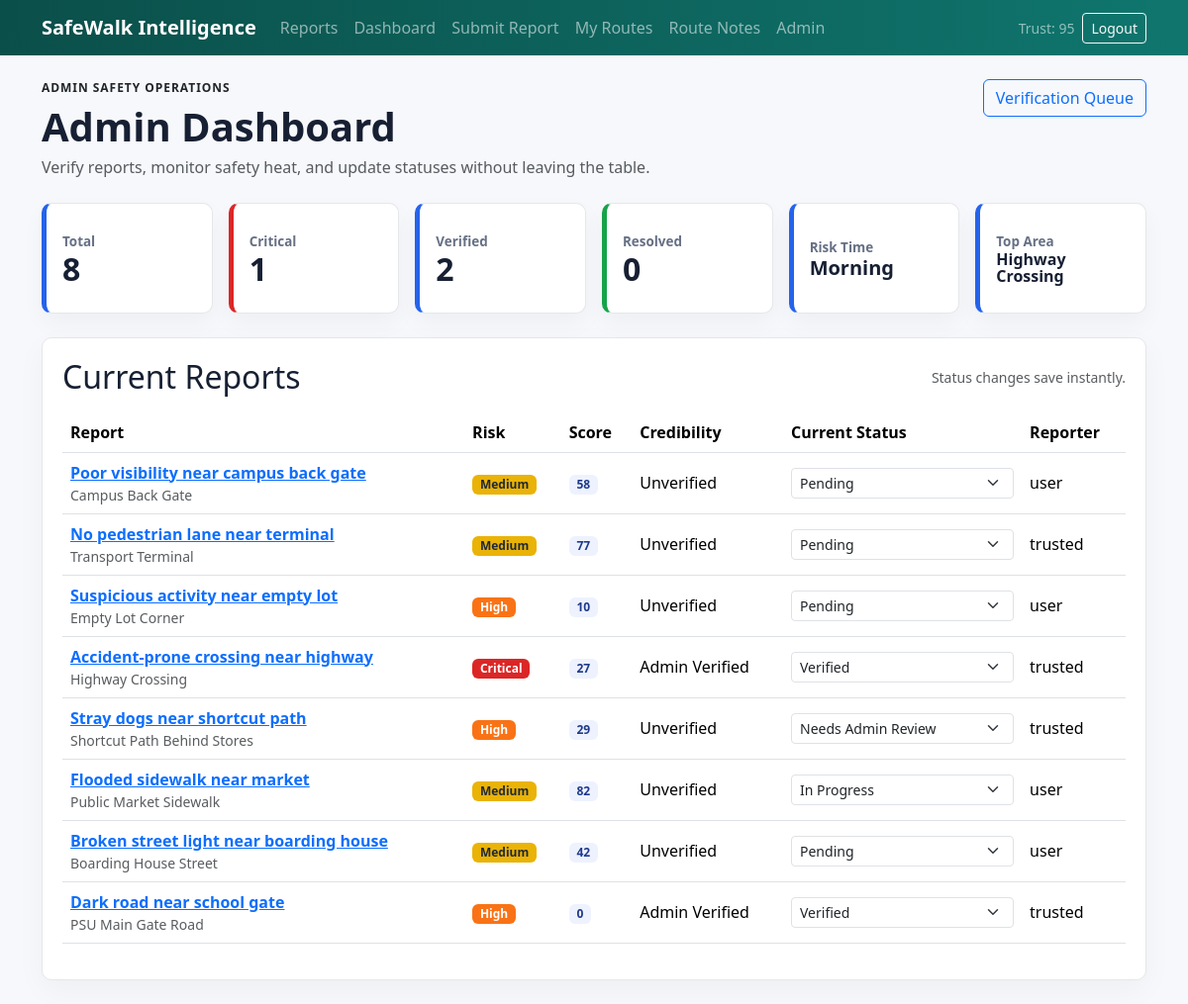
/admin-dashboard/ (signed in), run on the app's committed database.
### accounts/models.py (models this page shows, shortened)
class UserProfile(models.Model):
    ROLE_USER = "user"
    ROLE_TRUSTED = "trusted_reporter"
    ROLE_ADMIN = "admin"
    ROLE_CHOICES = [
        (ROLE_USER, "Regular User"),
        (ROLE_TRUSTED, "Trusted Reporter"),
        (ROLE_ADMIN, "Admin"),
    ]
    user = models.OneToOneField(
        settings.AUTH_USER_MODEL,
        on_delete=models.CASCADE,
        related_name="profile",
    )
    role = models.CharField(max_length=32, choices=ROLE_CHOICES, default=ROLE_USER)
    trust_score = models.PositiveIntegerField(
        default=50,
        validators=[MinValueValidator(0), MaxValueValidator(100)],
    )
    created_at = models.DateTimeField(auto_now_add=True)
    updated_at = models.DateTimeField(auto_now=True)
    class Meta:
        ordering = ["-trust_score", "user__username"]

### reports/models.py (models this page shows, shortened)
class SafetyReport(models.Model):
    class Category(models.TextChoices):
        DARK_AREA = "dark_area", "Dark Area"
        BROKEN_STREET_LIGHT = "broken_street_light", "Broken Street Light"
        FLOODED_ROAD = "flooded_road", "Flooded Road"
        STRAY_DOGS = "stray_dogs", "Stray Dogs"
        ACCIDENT_PRONE = "accident_prone_area", "Accident-Prone Area"
        SUSPICIOUS_ACTIVITY = "suspicious_activity", "Suspicious Activity"
        BROKEN_SIDEWALK = "broken_sidewalk", "Broken Sidewalk"
        UNSAFE_SHORTCUT = "unsafe_shortcut", "Unsafe Shortcut"
        HARASSMENT_CONCERN = "harassment_concern", "Harassment Concern"
        POOR_VISIBILITY = "poor_visibility", "Poor Visibility"
        NO_PEDESTRIAN_LANE = "no_pedestrian_lane", "No Pedestrian Lane"
        OTHER = "other", "Other"
    class RiskLevel(models.TextChoices):
        LOW = "low", "Low"
        MEDIUM = "medium", "Medium"
        HIGH = "high", "High"
        CRITICAL = "critical", "Critical"
    class Status(models.TextChoices):
        PENDING = "pending", "Pending"
        VERIFIED = "verified", "Verified"
        IN_PROGRESS = "in_progress", "In Progress"
        RESOLVED = "resolved", "Resolved"
        REJECTED = "rejected", "Rejected"
        NEEDS_REVIEW = "needs_admin_review", "Needs Admin Review"
    class LightingCondition(models.TextChoices):
        BRIGHT = "bright", "Bright"
        MODERATE = "moderate", "Moderate"
        DIM = "dim", "Dim"
        NO_LIGHT = "no_light", "No Light"
    class CrowdLevel(models.TextChoices):
        CROWDED = "crowded", "Crowded"
        MODERATE = "moderate", "Moderate"
        FEW = "few_people", "Few People"
        EMPTY = "empty", "Empty"
    class DayType(models.TextChoices):
        WEEKDAY = "weekday", "Weekday"
        WEEKEND = "weekend", "Weekend"
    class VisibilityLevel(models.TextChoices):
        PUBLIC = "public", "Public"
        ANONYMOUS_PUBLIC = "anonymous_public", "Anonymous Public"
        ADMIN_ONLY = "admin_only", "Admin Only"
    class CredibilityLabel(models.TextChoices):
        UNVERIFIED = "unverified", "Unverified"
        COMMUNITY_SUPPORTED = "community_supported", "Community Supported"
        STRONG_EVIDENCE = "strong_evidence", "Strong Evidence"
        ADMIN_VERIFIED = "admin_verified", "Admin Verified"
    user = models.ForeignKey(
        settings.AUTH_USER_MODEL,
        on_delete=models.SET_NULL,
        null=True,
        blank=True,
        related_name="safety_reports",
    )
    title = models.CharField(max_length=120)
    category = models.CharField(max_length=40, choices=Category.choices)
    description = models.TextField(max_length=2000)
    location_name = models.CharField(max_length=160)
    latitude = models.DecimalField(
        max_digits=9,
        decimal_places=6,
        validators=[MinValueValidator(Decimal("-90")), MaxValueValidator(Decimal("90"))],
    )
    longitude = models.DecimalField(
        max_digits=9,
        decimal_places=6,
        validators=[MinValueValidator(Decimal("-180")), MaxValueValidator(Decimal("180"))],
    )
    risk_level = models.CharField(max_length=20, choices=RiskLevel.choices)
    status = models.CharField(max_length=32, choices=Status.choices, default=Status.PENDING)
    time_observed = models.TimeField(default=current_local_time)
    day_type = models.CharField(max_length=16, choices=DayType.choices, default=DayType.WEEKDAY)
    lighting_condition = models.CharField(
        max_length=20,
        choices=LightingCondition.choices,
        default=LightingCondition.MODERATE,
    )
    crowd_level = models.CharField(max_length=20, choices=CrowdLevel.choices, default=CrowdLevel.MODERATE)
    is_anonymous = models.BooleanField(default=False)
    visibility_level = models.CharField(
        max_length=24,
        choices=VisibilityLevel.choices,
        default=VisibilityLevel.PUBLIC,
    )
    photo = models.ImageField(upload_to="report_photos/", blank=True, null=True)
    safety_score = models.PositiveSmallIntegerField(
        default=70,
        validators=[MinValueValidator(0), MaxValueValidator(100)],
    )
    evidence_score = models.PositiveSmallIntegerField(
        default=0,
        validators=[MinValueValidator(0), MaxValueValidator(100)],
    )
    credibility_label = models.CharField(
        max_length=32,
        choices=CredibilityLabel.choices,
        default=CredibilityLabel.UNVERIFIED,
    )
    created_at = models.DateTimeField(auto_now_add=True)
    updated_at = models.DateTimeField(auto_now=True)
    class Meta:
        ordering = ["-created_at"]
        indexes = [
            models.Index(fields=["location_name"]),
            models.Index(fields=["category", "risk_level"]),
            models.Index(fields=["status"]),
        ]

### dashboard/views.py (the view)
# urls.py: path("admin-dashboard/", dashboard_views.admin_dashboard_page, name="admin_dashboard"),
@user_passes_test(admin_required, login_url="login")
@ensure_csrf_cookie
def admin_dashboard_page(request):
    reports = SafetyReport.objects.select_related("user", "user__profile").prefetch_related("confirmations")[:300]
    context = {
        "summary": dashboard_summary(),
        "reports": reports,
        "status_choices": SafetyReport.Status.choices,
        "category_choices": SafetyReport.Category.choices,
        "risk_choices": SafetyReport.RiskLevel.choices,
    }
    return render(request, "dashboard/admin_dashboard.html", context)

### accounts/permissions.py (called while the page is built)
def user_is_admin(user):
    if not user or not user.is_authenticated:
        return False
    return user.is_staff or user.is_superuser or getattr(getattr(user, "profile", None), "is_admin_role", False)

### dashboard/views.py (called while the page is built)
def admin_required(user):
    return user_is_admin(user)

### reports/services.py (called while the page is built)
def normalize_text(value):
    value = (value or "").lower()
    return re.sub(r"[^a-z0-9]+", " ", value).strip()

def highest_risk_level(reports):
    order = {
        SafetyReport.RiskLevel.LOW: 1,
        SafetyReport.RiskLevel.MEDIUM: 2,
        SafetyReport.RiskLevel.HIGH: 3,
        SafetyReport.RiskLevel.CRITICAL: 4,
    }
    return max((report.risk_level for report in reports), key=lambda risk: order.get(risk, 0), default=SafetyReport.RiskLevel.LOW)

def time_bucket(time_value):
    hour = time_value.hour if time_value else 12
    if 5 <= hour < 12:
        return "Morning"
    if 12 <= hour < 18:
        return "Afternoon"
    return "Night"

### templates/dashboard/admin_dashboard.html (shortened to what this page needs)
{% extends "base.html" %}
{% block content %}
<div class="d-flex justify-content-between align-items-start flex-wrap gap-3 mb-4">
    <div>
        <p class="eyebrow text-dark">Admin safety operations</p>
        <h1 class="page-title">Admin Dashboard</h1>
        <p class="text-muted mb-0">Verify reports, monitor safety heat, and update statuses without leaving the table.</p>
    </div>
    <a class="btn btn-outline-primary" href="{% url 'admin_reports_page' %}">Verification Queue</a>
</div>
<div class="row g-3 mb-4">
    <div class="col-md-2"><div class="metric-card"><span>Total</span><strong>{{ summary.total_reports }}</strong></div></div>
    <div class="col-md-2"><div class="metric-card danger"><span>Critical</span><strong>{{ summary.active_critical_reports }}</strong></div></div>
    <div class="col-md-2"><div class="metric-card"><span>Verified</span><strong>{{ summary.verified_reports }}</strong></div></div>
    <div class="col-md-2"><div class="metric-card safe"><span>Resolved</span><strong>{{ summary.resolved_reports }}</strong></div></div>
    <div class="col-md-2"><div class="metric-card"><span>Risk Time</span><strong class="fs-5">{{ summary.highest_risk_time_of_day }}</strong></div></div>
    <div class="col-md-2"><div class="metric-card"><span>Top Area</span><strong class="fs-6">{{ summary.most_reported_area }}</strong></div></div>
</div>
<div class="section-panel">
    <div class="d-flex justify-content-between align-items-center mb-3">
        <h2 class="mb-0">Current Reports</h2>
        <span class="small text-muted">Status changes save instantly.</span>
    </div>
    <div class="table-responsive">
        <table class="table align-middle">
            <thead>
            <tr>
                <th>Report</th>
                <th>Risk</th>
                <th>Score</th>
                <th>Credibility</th>
                <th>Current Status</th>
                <th>Reporter</th>
            </tr>
            </thead>
            <tbody>
            {% for report in reports %}
                <tr data-report-row="{{ report.id }}">
                    <td>
                        <a href="{% url 'report_detail' report.pk %}" class="fw-semibold">{{ report.title }}</a>
                        <div class="small text-muted">{{ report.location_name }}</div>
                    </td>
                    <td><span class="badge risk-{{ report.risk_level }}">{{ report.get_risk_level_display }}</span></td>
                    <td><span class="badge score-badge" data-score-cell="{{ report.id }}">{{ report.safety_score }}</span></td>
                    <td data-credibility-cell="{{ report.id }}">{{ report.get_credibility_label_display }}</td>
                    <td>
                        <select class="form-select form-select-sm admin-status-select" data-report-id="{{ report.id }}">
                            {% for value, label in status_choices %}
                                <option value="{{ value }}" {% if report.status == value %}selected{% endif %}>{{ label }}</option>
                            {% endfor %}
                        </select>
                    </td>
                    <td>{% if report.user %}{{ report.user.username }}{% else %}Unknown{% endif %}</td>
                </tr>
            {% empty %}
                <tr><td colspan="6" class="text-muted">No reports yet.</td></tr>
            {% endfor %}
            </tbody>
        </table>
    </div>
</div>
{% endblock %}

### templates/base.html (shortened to what this page needs)
{% load static %}
<!doctype html>
<html lang="en">
<head>
    <link href="https://cdn.jsdelivr.net/npm/bootstrap@5.3.3/dist/css/bootstrap.min.css" rel="stylesheet">
    <link rel="stylesheet" href="https://cdn.jsdelivr.net/npm/bootstrap-icons@1.11.3/font/bootstrap-icons.min.css">
    <link rel="stylesheet" href="https://unpkg.com/leaflet/dist/leaflet.css">
    <link rel="stylesheet" href="{% static 'css/style.css' %}?v=20260522-weather-dashboard">
</head>
<body class="{% block body_class %}{% endblock %}">
{% block site_nav %}
<nav class="navbar navbar-expand-lg navbar-dark bg-safewalk sticky-top">
    <div class="container">
        <a class="navbar-brand fw-bold" href="{% url 'home' %}">SafeWalk Intelligence</a>
        <div class="collapse navbar-collapse" id="mainNav">
            <ul class="navbar-nav me-auto mb-2 mb-lg-0">
                <li class="nav-item"><a class="nav-link" href="{% url 'report_list' %}">Reports</a></li>
                {% if user.is_authenticated %}
                    <li class="nav-item"><a class="nav-link" href="{% url 'dashboard' %}">Dashboard</a></li>
                    <li class="nav-item"><a class="nav-link" href="{% url 'report_create' %}">Submit Report</a></li>
                    <li class="nav-item"><a class="nav-link" href="{% url 'my_routes' %}">My Routes</a></li>
                    <li class="nav-item"><a class="nav-link" href="{% url 'route_notes' %}">Route Notes</a></li>
                    {% if user.is_staff or user.profile.is_admin_role %}
                        <li class="nav-item"><a class="nav-link" href="{% url 'admin_dashboard' %}">Admin</a></li>
                    {% endif %}
                {% endif %}
            </ul>
            <div class="d-flex align-items-center gap-2">
                {% if user.is_authenticated %}
                    <span class="navbar-text small">Trust: {{ user.profile.trust_score }}</span>
                    <a class="btn btn-outline-light btn-sm" href="{% url 'logout' %}">Logout</a>
                {% else %}
                    <a class="btn btn-outline-light btn-sm" href="{% url 'login' %}">Login</a>
                    <a class="btn btn-light btn-sm" href="{% url 'signup' %}">Sign Up</a>
                {% endif %}
            </div>
        </div>
    </div>
</nav>
{% endblock %}
<main class="page-shell {% block main_class %}{% endblock %}">
    <div class="{% block content_container_class %}container py-4{% endblock %}">
        {% block content %}{% endblock %}
    </div>
</main>
</body>
</html>

### data on the page
SafetyReport: most_reported_area "Highway Crossing", title "Accident-prone crossing near highway", location_name "Highway Crossing", risk_level "Critical", safety_score "27", credibility_label "Admin Verified", status+id "Verified", user.username "trusted"
SafetyReport: title "Poor visibility near campus back gate", location_name "Campus Back Gate", risk_level "Medium", safety_score "58", credibility_label "Unverified", status+id "Pending", user.username "user"
SafetyReport: title "No pedestrian lane near terminal", location_name "Transport Terminal", risk_level "Medium", safety_score "77", credibility_label "Unverified", status+id "Pending", user.username "trusted"
SafetyReport: title "Suspicious activity near empty lot", location_name "Empty Lot Corner", risk_level "High", safety_score "10", credibility_label "Unverified", status+id "Pending", user.username "user"
SafetyReport: title "Stray dogs near shortcut path", location_name "Shortcut Path Behind Stores", risk_level "High", safety_score "29", credibility_label "Unverified", status+id "Needs Admin Review", user.username "trusted"
SafetyReport: title "Flooded sidewalk near market", location_name "Public Market Sidewalk", risk_level "Medium", safety_score "82", credibility_label "Unverified", status+id "In Progress", user.username "user"
SafetyReport: title "Broken street light near boarding house", location_name "Boarding House Street", risk_level "Medium", safety_score "42", credibility_label "Unverified", status+id "Pending", user.username "user"
SafetyReport: title "Dark road near school gate", location_name "PSU Main Gate Road", risk_level "High", safety_score "0", credibility_label "Admin Verified", status+id "Verified", user.username "trusted"

### other printed values
{{ user.profile.trust_score }} "95"
{{ summary.total_reports }} "8"
{{ summary.active_critical_reports }} "1"
{{ summary.verified_reports }} "2"
{{ summary.resolved_reports }} "0"
{{ summary.highest_risk_time_of_day }} "Morning"
